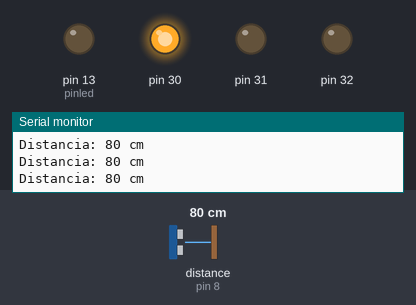
This sketch was run on a simulated Arduino Mega 2560, built with avr-gcc and run on an emulated ATmega2560. Parts: output pins drawn as LEDs (lit = HIGH), the last lines printed to the serial monitor. Wiring (inferred from the names in the program): ultrasonic range finder: trigger pin 9; echo pin 8. Inputs (shaded band) come from the test bench; at power-on: distance to the obstacle (sensor on pin 8) 80 cm. The echo pulse lasts 58.3 µs per cm; pins used as bus, display or sensor lines are not drawn.

Above: at 1.2 s.
1.3 s: distance to the obstacle (sensor on pin 8) set to 56 cm
4.3 s: distance to the obstacle (sensor on pin 8) set to 49 cm
At 5.1 s:
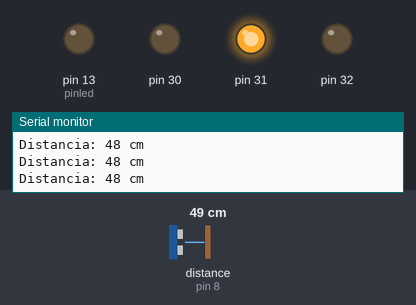
5.8 s: distance to the obstacle (sensor on pin 8) set to 120 cm
At 6.2 s:
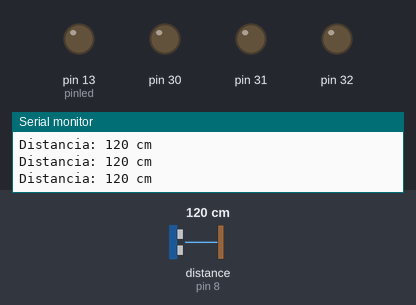
7.3 s: distance to the obstacle (sensor on pin 8) set to 103 cm
10.3 s: distance to the obstacle (sensor on pin 8) set to 98 cm
At 11.5 s:
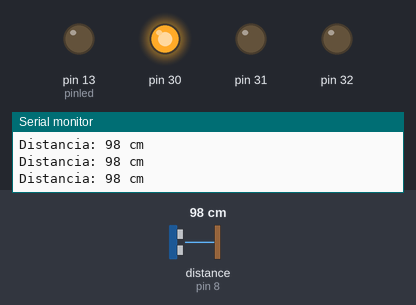
13.3 s: distance to the obstacle (sensor on pin 8) set to 2 cm
At 14.2 s:
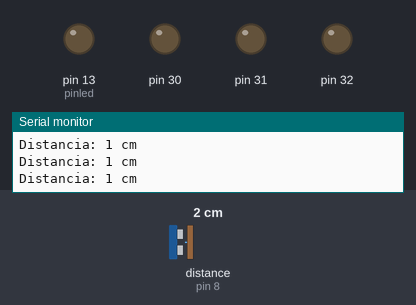
Timing chart, 0 to 15.8 s (numbered marks = the images above; inputs shaded):
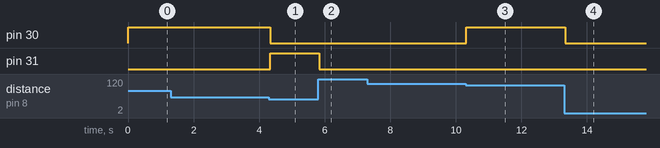

The sketch:

sensor_ultrasonico.ino
```cpp
// DECLARACION DE VARIABLES PARA PINES
const int pinecho = 8;
const int pintrigger = 9;
const int pinled = 13;

// VARIABLES PARA CALCULOS
unsigned int tiempo, distancia;

void setup() {
  // PREPARAR LA COMUNICACION SERIAL
  Serial.begin(9600);
  // CONFIGURAR PINES DE ENTRADA Y SALIDA
  pinMode(pinecho, INPUT);
  pinMode(pintrigger, OUTPUT);
  pinMode(13, OUTPUT);
  pinMode(30, OUTPUT);
  pinMode(31, OUTPUT);
  pinMode(32, OUTPUT);
}

void loop() {
  // ENVIAR PULSO DE DISPARO EN EL PIN "TRIGGER"
  digitalWrite(pintrigger, LOW);
  delayMicroseconds(2);
  digitalWrite(pintrigger, HIGH);
  // EL PULSO DURA AL MENOS 10 uS EN ESTADO ALTO
  delayMicroseconds(10);
  digitalWrite(pintrigger, LOW);

  // MEDIR EL TIEMPO EN ESTADO ALTO DEL PIN "ECHO" EL PULSO ES PROPORCIONAL A LA DISTANCIA MEDIDA
  tiempo = pulseIn(pinecho, HIGH);

  // LA VELOCIDAD DEL SONIDO ES DE 340 M/S O 29 MICROSEGUNDOS POR CENTIMETRO
  // DIVIDIMOS EL TIEMPO DEL PULSO ENTRE 58, TIEMPO QUE TARDA RECORRER IDA Y VUELTA UN CENTIMETRO LA ONDA SONORA
  distancia = tiempo / 58;

  // ENVIAR EL RESULTADO AL MONITOR SERIAL
  Serial.print("Distancia: ");
  Serial.print(distancia);
  Serial.println(" cm");
 // delay(200);

  // ENCENDER EL LED CUANDO SE CUMPLA CON CIERTA DISTANCIA
  if (distancia > 50 && distancia<101) {
    digitalWrite(30, HIGH);
    digitalWrite(31, LOW);
    digitalWrite(32, LOW);
  }
  else if(distancia<51 && distancia>25){
    digitalWrite(30, LOW);
    digitalWrite(31, HIGH);
    digitalWrite(32, LOW);
    }
  else if(distancia<26 && distancia>4){
    digitalWrite(30, LOW);
    digitalWrite(31, LOW);
    digitalWrite(32, HIGH);
    }
  else {
    digitalWrite(30, LOW);
    digitalWrite(31, LOW);
    digitalWrite(32, LOW);
  }
}
```

Measured:
- the behaviour switches between 52 and 51 cm on distance to the obstacle (sensor on pin 8) (found by bisection; images 0 and 1)
- the behaviour switches between 101 and 100 cm on distance to the obstacle (sensor on pin 8) (found by bisection; images 2 and 3)
- after the input at 4.3 s, pin 30: HIGH → LOW at once; pin 31: LOW → HIGH at once
- after the input at 5.8 s, pin 31: HIGH → LOW at once
- after the input at 10.3 s, pin 30: LOW → HIGH at once
- after the input at 13.3 s, pin 30: HIGH → LOW at once
